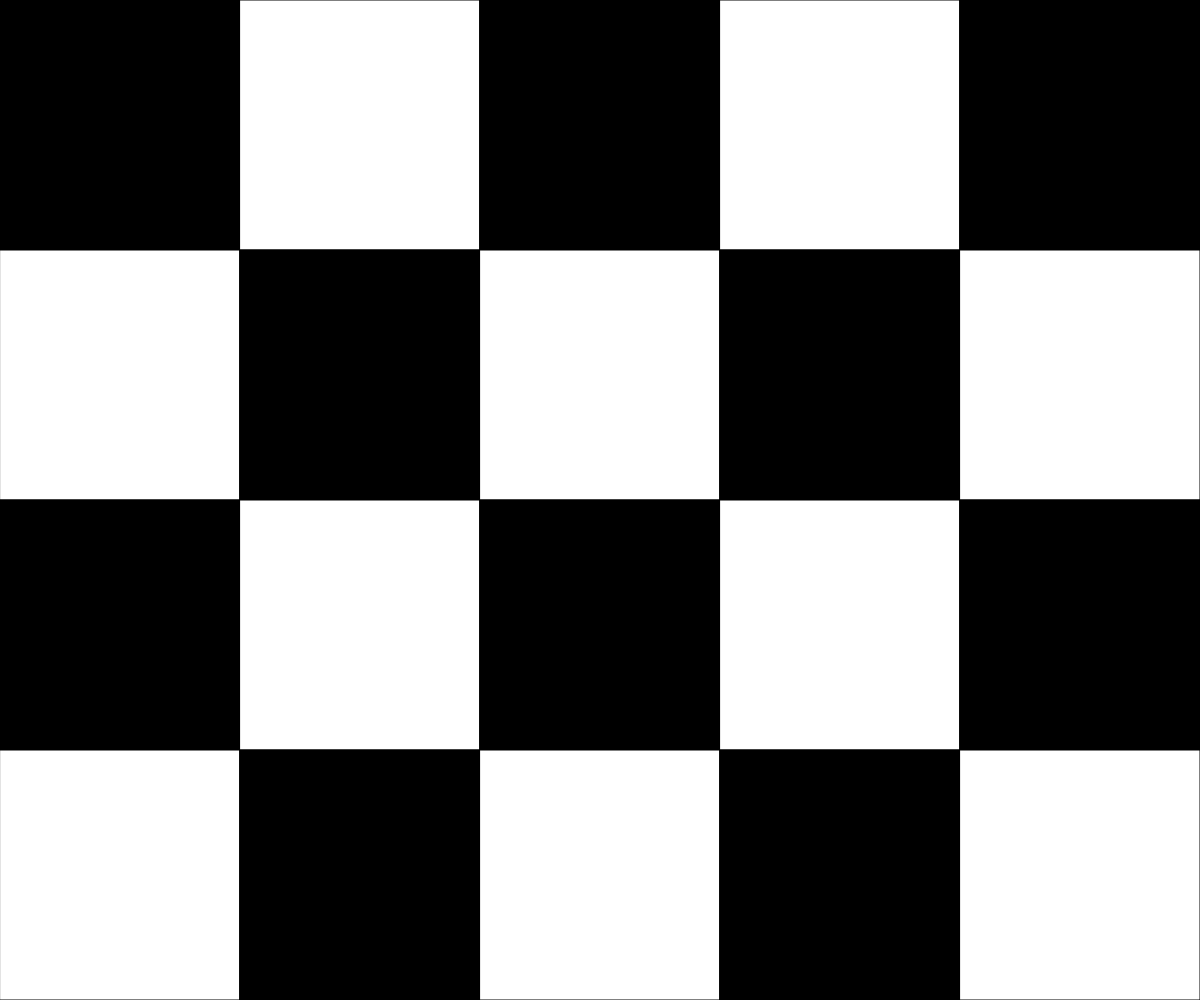
Frame 1 (no input)
Frame 60 (no input): identical to frame 1, image omitted
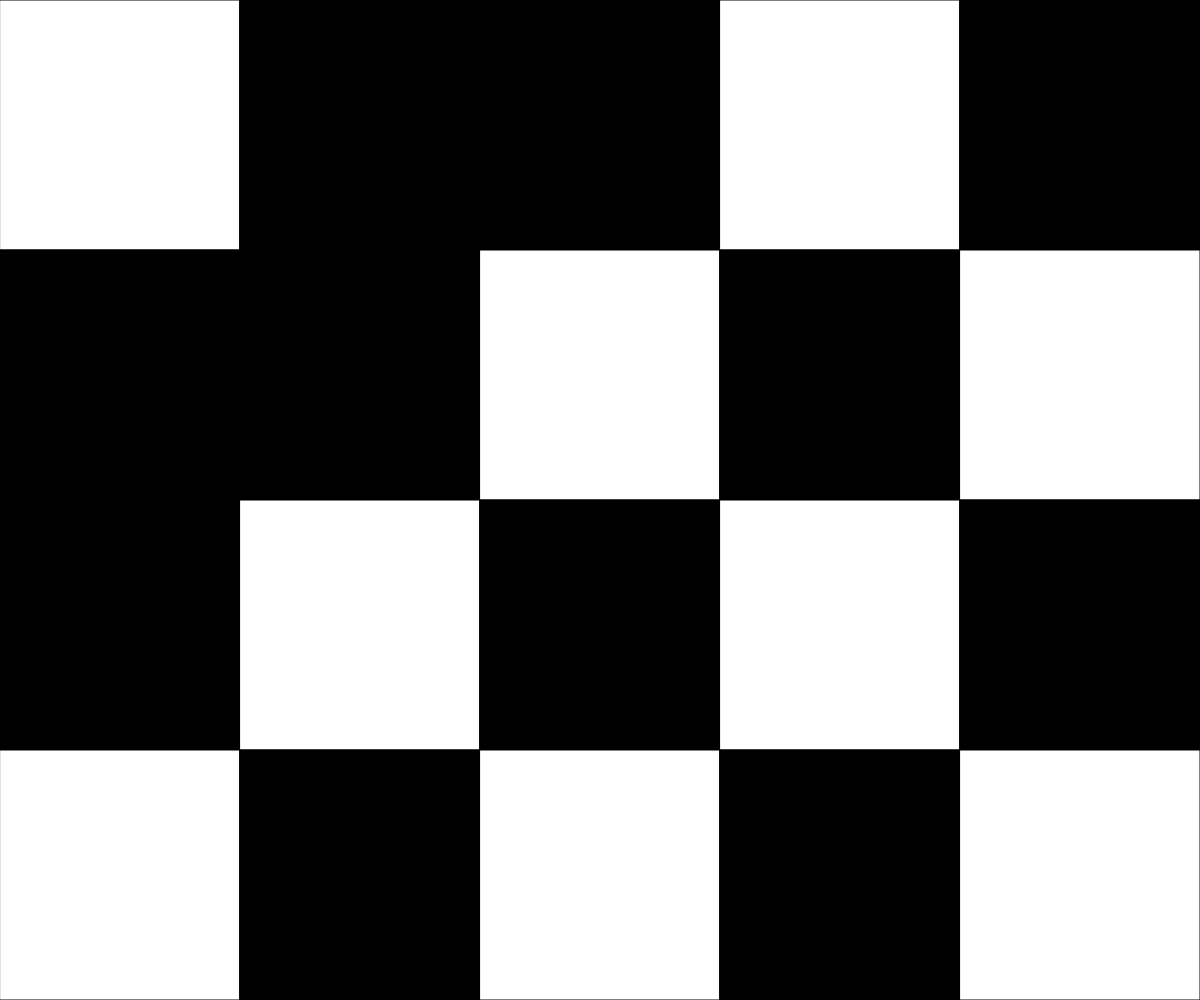
Frame 120 (the mouse pressed at the canvas centre since frame 60)

The p5.js sketch that drew these frames (run headless with seeded random() and noise() and a simulated clock; from frame 60 on, the mouse is pressed at the canvas centre):

// p5.js sketch
// ── sketch.js
// grid demo
// zara 
// april 29
const NUM_ROWS = 4;
const NUM_COLS = 5;
let gridData = [[0, 255, 0, 255, 0],
               [255, 0, 255, 0, 255],
               [0, 255, 0, 255, 0],
               [255, 0, 255, 0, 255]];
let rectWidth, rectHeight;
let currentRow, currentCol;

function setup() {
  createCanvas(windowWidth, windowHeight);
  rectWidth = width / NUM_COLS;
  rectHeight = height / NUM_ROWS;
}

function draw() {
  background(220);
  drawGrid();
  determineActiveSquare();
}

function drawGrid(){
  //render a grid of squares
  // colour of set stored in 2d array
  for(let y = 0; y < NUM_ROWS; y ++){
    for(let x = 0; x < NUM_COLS; x++){
      fill(gridData[y][x]);
      rect(x *rectWidth , y * rectHeight, rectWidth, rectHeight);
    }
  }
}

function determineActiveSquare(){
  //expression to run each frame and to determine 
  //where the mouse is
  currentRow = int(mouseY/ rectHeight);
  currentCol = int (mouseX/ rectWidth);
  print(currentCol, currentRow);
}

function Flip(col, row){
  if (col >= 0 && col< NUM_COLS && row >= 0 && row < NUM_ROWS) {
    if (gridData[row][col] === 0){
      gridData[row][col] = 255;
    }
    else{
      gridData[row][col] = 0;
    }
  }
}

function mousePressed(){
  Flip(currentCol, currentRow);
  Flip(currentCol-1, currentRow);
  Flip(currentCol+1, currentRow);
  Flip(currentCol, currentRow-1);
  Flip(currentCol, currentRow+1);
}
